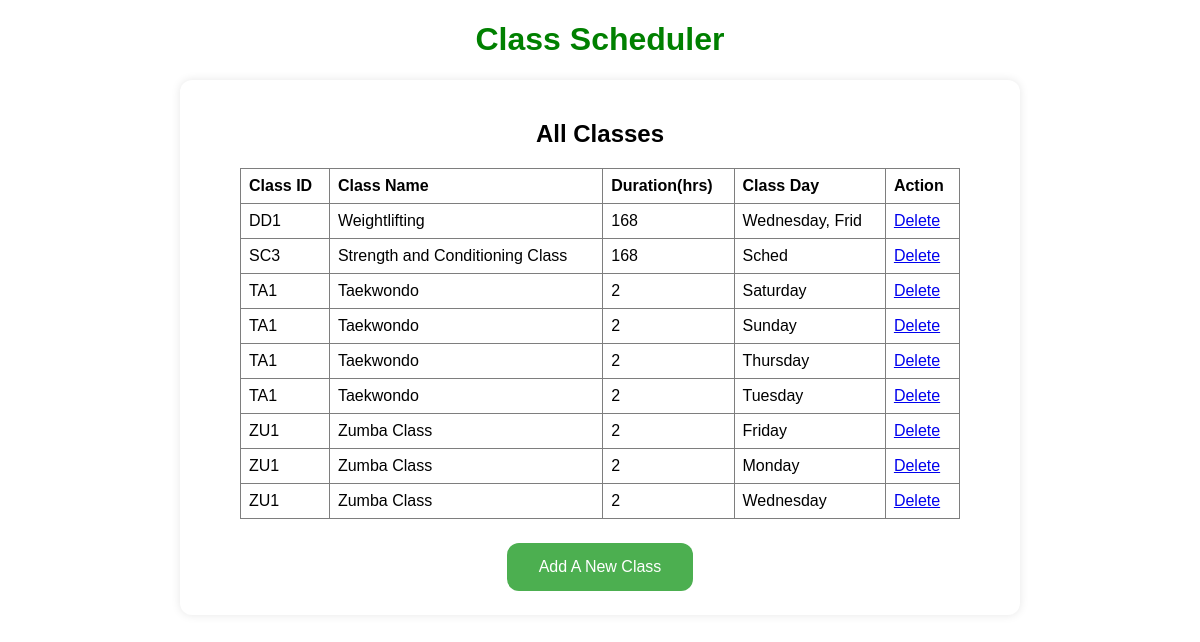
Screenshot of /class.php with the database file from the repository.
### tables this page shows
CREATE TABLE `classes` (
  `ClassID` char(10) NOT NULL,
  `ClassName` varchar(45) DEFAULT NULL,
  `Duration` int(11) DEFAULT NULL,
  `ClassDay` varchar(15) NOT NULL,
  `CoachName` varchar(30) DEFAULT NULL
);

### class.php (the view, shortened to what this page needs)
<?php
$host = "localhost: 3306";
$username = "root";
$password = "";
$dbname = "dba_gym";
$conn = mysqli_connect($host, $username, $password, $dbname);
$sql = "SELECT * FROM classes";
$result = mysqli_query($conn, $sql);
?>
<!DOCTYPE html>
<html>
<head>
    <link rel="stylesheet" type="text/css" href="class.css">
</head>
<body>
    <h1>Class Scheduler</h1>
    <div class="container">
        <h2>All Classes</h2>
        <table>
            <tr>
                <th>Class ID</th>
                <th>Class Name</th>
                <th>Duration(hrs)</th>
                <th>Class Day</th>
                <th>Action</th>
            </tr>
            <?php
            while ($row = mysqli_fetch_assoc($result)) {
                echo "<tr>";
                echo "<td>" . $row['ClassID'] . "</td>";
                echo "<td>" . $row['ClassName'] . "</td>";
                echo "<td>" . $row['Duration'] . "</td>";
                echo "<td>" . $row['ClassDay'] . "</td>";
                echo "<td><a href='?delete_class=" . $row['ClassID'] . "'>Delete</a></td>";
                echo "</tr>";
            }
            ?>
        </table>
         <button id="addClassBtn">Add A New Class</button>
    </div>
</body>
</html>

### class.css (style rules this page uses)
body { background-color: #ffffff; color: #000000; font-family: "Catamaran", sans-serif; text-align: center; }
.container { max-width: 800px; margin: 20px auto; padding: 20px; background-color: #ffffff; border-radius: 12px; box-shadow: 0 0 10px rgba(0, 0, 0, 0.1); }
h1 { color: #008000; }
th, td { padding: 8px; text-align: left; border: 1px solid #7e7e7e; }
table { border-collapse: collapse; width: 90%; margin: 20px auto; }
#addClassBtn { background-color: #4CAF50; border: none; color: white; padding: 15px 32px; text-align: center; text-decoration: none; display: inline-block; font-size: 16px; margin: 4px 2px; transition-duration: 0.4s; cursor: pointer; border-radius: 12px; }

### rows the page displays
classes: ClassID "DD1", ClassName "Weightlifting", Duration "168", ClassDay "Wednesday, Frid"
classes: ClassID "SC3", ClassName "Strength and Conditioning Class", Duration "168", ClassDay "Sched"
classes: ClassID "TA1", ClassName "Taekwondo", Duration "2", ClassDay "Saturday"
classes: ClassID "TA1", ClassName "Taekwondo", Duration "2", ClassDay "Sunday"
classes: ClassID "TA1", ClassName "Taekwondo", Duration "2", ClassDay "Thursday"
classes: ClassID "TA1", ClassName "Taekwondo", Duration "2", ClassDay "Tuesday"
classes: ClassID "ZU1", ClassName "Zumba Class", Duration "2", ClassDay "Friday"
classes: ClassID "ZU1", ClassName "Zumba Class", Duration "2", ClassDay "Monday"
classes: ClassID "ZU1", ClassName "Zumba Class", Duration "2", ClassDay "Wednesday"
